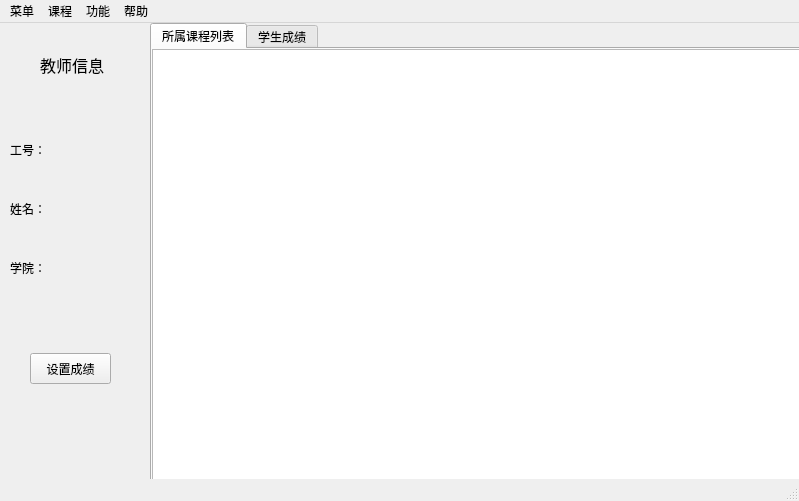
<?xml version="1.0" encoding="UTF-8"?>
<ui version="4.0">
 <class>MainWindow_teacher</class>
 <widget class="QMainWindow" name="MainWindow_teacher">
  <property name="geometry">
   <rect>
    <x>0</x>
    <y>0</y>
    <width>799</width>
    <height>501</height>
   </rect>
  </property>
  <property name="windowTitle">
   <string>教师用户</string>
  </property>
  <widget class="QWidget" name="centralwidget">
   <widget class="QTabWidget" name="tabWidget_teacher">
    <property name="geometry">
     <rect>
      <x>150</x>
      <y>0</y>
      <width>651</width>
      <height>461</height>
     </rect>
    </property>
    <property name="currentIndex">
     <number>0</number>
    </property>
    <widget class="QWidget" name="tab_course">
     <property name="sizePolicy">
      <sizepolicy hsizetype="Expanding" vsizetype="Expanding">
       <horstretch>0</horstretch>
       <verstretch>0</verstretch>
      </sizepolicy>
     </property>
     <attribute name="title">
      <string>所属课程列表</string>
     </attribute>
     <widget class="QTableView" name="tableView_course">
      <property name="geometry">
       <rect>
        <x>0</x>
        <y>0</y>
        <width>661</width>
        <height>461</height>
       </rect>
      </property>
      <property name="sizePolicy">
       <sizepolicy hsizetype="Fixed" vsizetype="Fixed">
        <horstretch>0</horstretch>
        <verstretch>0</verstretch>
       </sizepolicy>
      </property>
      <property name="editTriggers">
       <set>QAbstractItemView::NoEditTriggers</set>
      </property>
      <property name="selectionBehavior">
       <enum>QAbstractItemView::SelectRows</enum>
      </property>
      <attribute name="horizontalHeaderDefaultSectionSize">
       <number>105</number>
      </attribute>
      <attribute name="verticalHeaderVisible">
       <bool>false</bool>
      </attribute>
     </widget>
    </widget>
    <widget class="QWidget" name="tab_student_grade">
     <attribute name="title">
      <string>学生成绩</string>
     </attribute>
     <widget class="QComboBox" name="comboBox_course">
      <property name="geometry">
       <rect>
        <x>110</x>
        <y>30</y>
        <width>101</width>
        <height>22</height>
       </rect>
      </property>
     </widget>
     <widget class="QLabel" name="label_5">
      <property name="geometry">
       <rect>
        <x>30</x>
        <y>30</y>
        <width>71</width>
        <height>21</height>
       </rect>
      </property>
      <property name="text">
       <string>&lt;html&gt;&lt;head/&gt;&lt;body&gt;&lt;p&gt;&lt;span style=&quot; font-size:11pt;&quot;&gt;选择课程：&lt;/span&gt;&lt;/p&gt;&lt;/body&gt;&lt;/html&gt;</string>
      </property>
     </widget>
     <widget class="QTableView" name="tableView_student">
      <property name="geometry">
       <rect>
        <x>320</x>
        <y>20</y>
        <width>311</width>
        <height>311</height>
       </rect>
      </property>
      <attribute name="verticalHeaderVisible">
       <bool>false</bool>
      </attribute>
     </widget>
     <widget class="QWidget" name="gridLayoutWidget_2">
      <property name="geometry">
       <rect>
        <x>60</x>
        <y>100</y>
        <width>141</width>
        <height>171</height>
       </rect>
      </property>
      <layout class="QGridLayout" name="gridLayout_2">
       <item row="2" column="0">
        <widget class="QLabel" name="label_8">
         <property name="text">
          <string>&lt;html&gt;&lt;head/&gt;&lt;body&gt;&lt;p&gt;&lt;span style=&quot; font-size:11pt;&quot;&gt;学分:&lt;/span&gt;&lt;/p&gt;&lt;/body&gt;&lt;/html&gt;</string>
         </property>
        </widget>
       </item>
       <item row="0" column="0">
        <widget class="QLabel" name="label_6">
         <property name="text">
          <string>&lt;html&gt;&lt;head/&gt;&lt;body&gt;&lt;p&gt;&lt;span style=&quot; font-size:11pt;&quot;&gt;ID:&lt;/span&gt;&lt;/p&gt;&lt;/body&gt;&lt;/html&gt;</string>
         </property>
        </widget>
       </item>
       <item row="1" column="0">
        <widget class="QLabel" name="label_7">
         <property name="text">
          <string>&lt;html&gt;&lt;head/&gt;&lt;body&gt;&lt;p&gt;&lt;span style=&quot; font-size:11pt;&quot;&gt;名称:&lt;/span&gt;&lt;/p&gt;&lt;/body&gt;&lt;/html&gt;</string>
         </property>
        </widget>
       </item>
       <item row="1" column="1">
        <widget class="QLabel" name="label_course_name">
         <property name="styleSheet">
          <string notr="true">font: 11pt &quot;宋体&quot;;</string>
         </property>
         <property name="text">
          <string>&lt;html&gt;&lt;head/&gt;&lt;body&gt;&lt;p&gt;&lt;br/&gt;&lt;/p&gt;&lt;/body&gt;&lt;/html&gt;</string>
         </property>
        </widget>
       </item>
       <item row="0" column="1">
        <widget class="QLabel" name="label_course_id">
         <property name="styleSheet">
          <string notr="true">font: 11pt &quot;宋体&quot;;</string>
         </property>
         <property name="text">
          <string>&lt;html&gt;&lt;head/&gt;&lt;body&gt;&lt;p&gt;&lt;br/&gt;&lt;/p&gt;&lt;/body&gt;&lt;/html&gt;</string>
         </property>
        </widget>
       </item>
       <item row="2" column="1">
        <widget class="QLabel" name="label_course_credit">
         <property name="styleSheet">
          <string notr="true">font: 11pt &quot;宋体&quot;;</string>
         </property>
         <property name="text">
          <string>&lt;html&gt;&lt;head/&gt;&lt;body&gt;&lt;p&gt;&lt;br/&gt;&lt;/p&gt;&lt;/body&gt;&lt;/html&gt;</string>
         </property>
        </widget>
       </item>
       <item row="3" column="0">
        <widget class="QLabel" name="label_9">
         <property name="text">
          <string>&lt;html&gt;&lt;head/&gt;&lt;body&gt;&lt;p&gt;&lt;span style=&quot; font-size:11pt;&quot;&gt;类型:&lt;/span&gt;&lt;/p&gt;&lt;/body&gt;&lt;/html&gt;</string>
         </property>
        </widget>
       </item>
       <item row="3" column="1">
        <widget class="QLabel" name="label_course_type">
         <property name="styleSheet">
          <string notr="true">font: 11pt &quot;宋体&quot;;</string>
         </property>
         <property name="text">
          <string>&lt;html&gt;&lt;head/&gt;&lt;body&gt;&lt;p&gt;&lt;br/&gt;&lt;/p&gt;&lt;/body&gt;&lt;/html&gt;</string>
         </property>
        </widget>
       </item>
      </layout>
     </widget>
     <widget class="QPushButton" name="confirm_btn">
      <property name="geometry">
       <rect>
        <x>410</x>
        <y>380</y>
        <width>81</width>
        <height>31</height>
       </rect>
      </property>
      <property name="styleSheet">
       <string notr="true">font: 11pt &quot;宋体&quot;;</string>
      </property>
      <property name="text">
       <string>确认修改</string>
      </property>
     </widget>
     <widget class="QPushButton" name="cancel_btn">
      <property name="geometry">
       <rect>
        <x>510</x>
        <y>380</y>
        <width>81</width>
        <height>31</height>
       </rect>
      </property>
      <property name="styleSheet">
       <string notr="true">font: 11pt &quot;宋体&quot;;</string>
      </property>
      <property name="text">
       <string>取消修改</string>
      </property>
     </widget>
    </widget>
   </widget>
   <widget class="QLabel" name="label">
    <property name="geometry">
     <rect>
      <x>40</x>
      <y>30</y>
      <width>71</width>
      <height>21</height>
     </rect>
    </property>
    <property name="text">
     <string>&lt;html&gt;&lt;head/&gt;&lt;body&gt;&lt;p&gt;&lt;span style=&quot; font-size:12pt;&quot;&gt;教师信息&lt;/span&gt;&lt;/p&gt;&lt;/body&gt;&lt;/html&gt;</string>
    </property>
   </widget>
   <widget class="QWidget" name="gridLayoutWidget">
    <property name="geometry">
     <rect>
      <x>10</x>
      <y>100</y>
      <width>131</width>
      <height>171</height>
     </rect>
    </property>
    <layout class="QGridLayout" name="gridLayout">
     <item row="1" column="0">
      <widget class="QLabel" name="label_3">
       <property name="styleSheet">
        <string notr="true">font: 11pt &quot;宋体&quot;;</string>
       </property>
       <property name="text">
        <string>姓名：</string>
       </property>
      </widget>
     </item>
     <item row="2" column="0">
      <widget class="QLabel" name="label_4">
       <property name="styleSheet">
        <string notr="true">font: 11pt &quot;宋体&quot;;</string>
       </property>
       <property name="text">
        <string>学院：</string>
       </property>
      </widget>
     </item>
     <item row="0" column="0">
      <widget class="QLabel" name="label_2">
       <property name="styleSheet">
        <string notr="true">font: 11pt &quot;宋体&quot;;</string>
       </property>
       <property name="text">
        <string>工号：</string>
       </property>
      </widget>
     </item>
     <item row="0" column="1">
      <widget class="QLabel" name="label_id">
       <property name="styleSheet">
        <string notr="true">font: 11pt &quot;宋体&quot;;</string>
       </property>
       <property name="text">
        <string/>
       </property>
      </widget>
     </item>
     <item row="1" column="1">
      <widget class="QLabel" name="label_name">
       <property name="styleSheet">
        <string notr="true">font: 11pt &quot;宋体&quot;;</string>
       </property>
       <property name="text">
        <string/>
       </property>
      </widget>
     </item>
     <item row="2" column="1">
      <widget class="QLabel" name="label_institude">
       <property name="styleSheet">
        <string notr="true">font: 11pt &quot;宋体&quot;;</string>
       </property>
       <property name="text">
        <string/>
       </property>
      </widget>
     </item>
    </layout>
   </widget>
   <widget class="QPushButton" name="set_grade_btn">
    <property name="geometry">
     <rect>
      <x>30</x>
      <y>330</y>
      <width>81</width>
      <height>31</height>
     </rect>
    </property>
    <property name="styleSheet">
     <string notr="true">font: 11pt &quot;宋体&quot;;</string>
    </property>
    <property name="text">
     <string>设置成绩</string>
    </property>
   </widget>
  </widget>
  <widget class="QMenuBar" name="menubar">
   <property name="geometry">
    <rect>
     <x>0</x>
     <y>0</y>
     <width>799</width>
     <height>23</height>
    </rect>
   </property>
   <widget class="QMenu" name="menu">
    <property name="title">
     <string>菜单</string>
    </property>
    <addaction name="action_login"/>
    <addaction name="action_quit"/>
   </widget>
   <widget class="QMenu" name="menu_2">
    <property name="title">
     <string>课程</string>
    </property>
    <addaction name="action_course"/>
   </widget>
   <widget class="QMenu" name="menu_3">
    <property name="title">
     <string>功能</string>
    </property>
    <addaction name="action_password"/>
    <addaction name="action_set_grade"/>
   </widget>
   <widget class="QMenu" name="menu_4">
    <property name="title">
     <string>帮助</string>
    </property>
    <addaction name="action_about"/>
    <addaction name="action_help"/>
   </widget>
   <addaction name="menu"/>
   <addaction name="menu_2"/>
   <addaction name="menu_3"/>
   <addaction name="menu_4"/>
  </widget>
  <widget class="QStatusBar" name="statusbar"/>
  <action name="action_login">
   <property name="text">
    <string>重新登录</string>
   </property>
  </action>
  <action name="action_quit">
   <property name="text">
    <string>退出</string>
   </property>
  </action>
  <action name="action_course">
   <property name="text">
    <string>查看课程</string>
   </property>
  </action>
  <action name="action_course_e">
   <property name="text">
    <string>查看选修课程</string>
   </property>
  </action>
  <action name="action_password">
   <property name="text">
    <string>修改密码</string>
   </property>
  </action>
  <action name="action_about">
   <property name="text">
    <string>关于</string>
   </property>
  </action>
  <action name="action_help">
   <property name="text">
    <string>帮助文档</string>
   </property>
  </action>
  <action name="action">
   <property name="text">
    <string>查看选课列表</string>
   </property>
  </action>
  <action name="action_set_grade">
   <property name="text">
    <string>设置学生成绩</string>
   </property>
  </action>
 </widget>
 <resources/>
 <connections/>
</ui>
